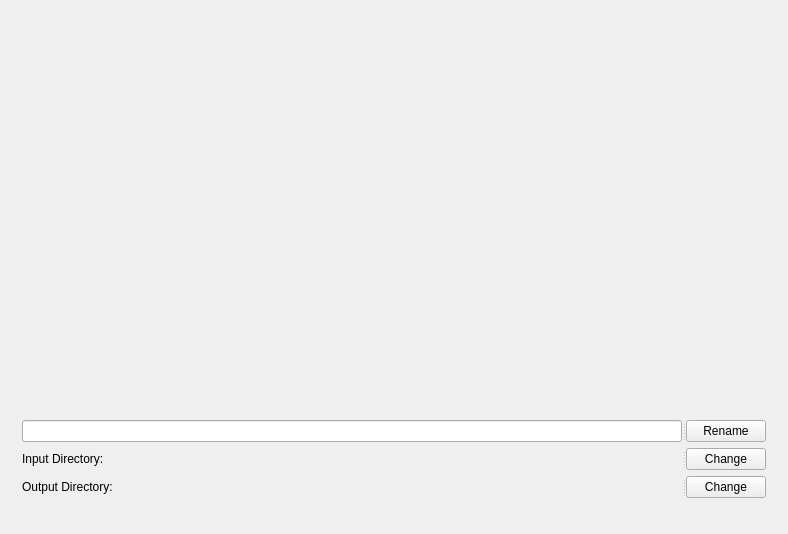
<?xml version="1.0" encoding="UTF-8"?>
<ui version="4.0">
 <class>Form</class>
 <widget class="QWidget" name="Form">
  <property name="geometry">
   <rect>
    <x>0</x>
    <y>0</y>
    <width>788</width>
    <height>534</height>
   </rect>
  </property>
  <property name="windowTitle">
   <string>Scan Pipeline</string>
  </property>
  <widget class="QLabel" name="imageLabel">
   <property name="geometry">
    <rect>
     <x>20</x>
     <y>10</y>
     <width>751</width>
     <height>381</height>
    </rect>
   </property>
   <property name="text">
    <string/>
   </property>
  </widget>
  <widget class="QWidget" name="">
   <property name="geometry">
    <rect>
     <x>22</x>
     <y>420</y>
     <width>746</width>
     <height>92</height>
    </rect>
   </property>
   <layout class="QVBoxLayout" name="verticalLayout">
    <property name="sizeConstraint">
     <enum>QLayout::SetFixedSize</enum>
    </property>
    <item>
     <widget class="QSplitter" name="splitter">
      <property name="orientation">
       <enum>Qt::Horizontal</enum>
      </property>
      <widget class="QLineEdit" name="newName">
       <property name="sizePolicy">
        <sizepolicy hsizetype="Maximum" vsizetype="Fixed">
         <horstretch>0</horstretch>
         <verstretch>0</verstretch>
        </sizepolicy>
       </property>
       <property name="minimumSize">
        <size>
         <width>660</width>
         <height>0</height>
        </size>
       </property>
       <property name="maximumSize">
        <size>
         <width>660</width>
         <height>16777215</height>
        </size>
       </property>
      </widget>
      <widget class="QPushButton" name="renameButton">
       <property name="sizePolicy">
        <sizepolicy hsizetype="Fixed" vsizetype="Fixed">
         <horstretch>0</horstretch>
         <verstretch>0</verstretch>
        </sizepolicy>
       </property>
       <property name="text">
        <string>Rename</string>
       </property>
      </widget>
     </widget>
    </item>
    <item>
     <widget class="QSplitter" name="splitter_2">
      <property name="orientation">
       <enum>Qt::Horizontal</enum>
      </property>
      <widget class="QLabel" name="inputDirLabel">
       <property name="sizePolicy">
        <sizepolicy hsizetype="Maximum" vsizetype="Expanding">
         <horstretch>0</horstretch>
         <verstretch>0</verstretch>
        </sizepolicy>
       </property>
       <property name="minimumSize">
        <size>
         <width>660</width>
         <height>0</height>
        </size>
       </property>
       <property name="maximumSize">
        <size>
         <width>660</width>
         <height>16777215</height>
        </size>
       </property>
       <property name="text">
        <string>Input Directory: </string>
       </property>
      </widget>
      <widget class="QPushButton" name="changeInputButton">
       <property name="sizePolicy">
        <sizepolicy hsizetype="Fixed" vsizetype="Fixed">
         <horstretch>0</horstretch>
         <verstretch>0</verstretch>
        </sizepolicy>
       </property>
       <property name="text">
        <string>Change</string>
       </property>
      </widget>
     </widget>
    </item>
    <item>
     <widget class="QSplitter" name="splitter_3">
      <property name="orientation">
       <enum>Qt::Horizontal</enum>
      </property>
      <widget class="QLabel" name="outputDirLabel">
       <property name="sizePolicy">
        <sizepolicy hsizetype="Maximum" vsizetype="Preferred">
         <horstretch>0</horstretch>
         <verstretch>0</verstretch>
        </sizepolicy>
       </property>
       <property name="minimumSize">
        <size>
         <width>660</width>
         <height>0</height>
        </size>
       </property>
       <property name="maximumSize">
        <size>
         <width>660</width>
         <height>16777215</height>
        </size>
       </property>
       <property name="text">
        <string>Output Directory: </string>
       </property>
      </widget>
      <widget class="QPushButton" name="changeOutputButton">
       <property name="sizePolicy">
        <sizepolicy hsizetype="Fixed" vsizetype="Fixed">
         <horstretch>0</horstretch>
         <verstretch>0</verstretch>
        </sizepolicy>
       </property>
       <property name="text">
        <string>Change</string>
       </property>
      </widget>
     </widget>
    </item>
   </layout>
  </widget>
 </widget>
 <resources/>
 <connections/>
</ui>
